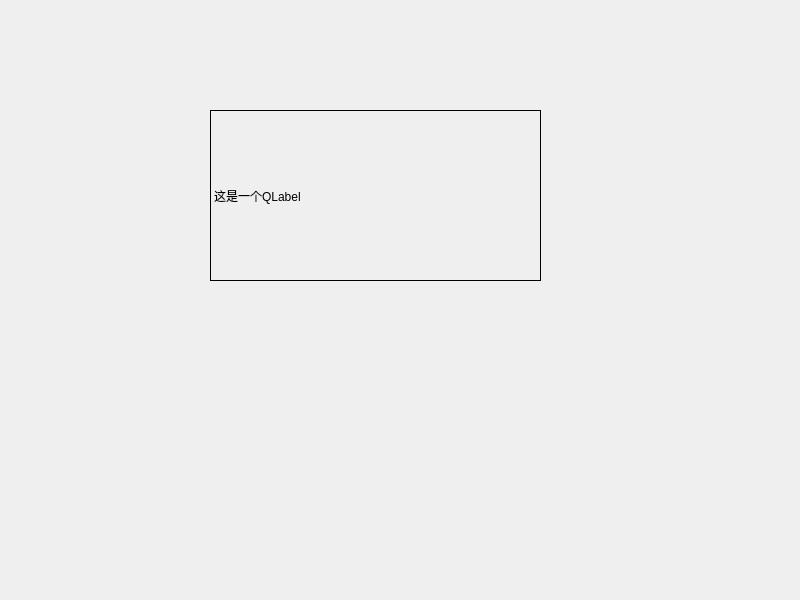
<?xml version="1.0" encoding="UTF-8"?>
<ui version="4.0">
 <class>Widget</class>
 <widget class="QWidget" name="Widget">
  <property name="geometry">
   <rect>
    <x>0</x>
    <y>0</y>
    <width>800</width>
    <height>600</height>
   </rect>
  </property>
  <property name="windowTitle">
   <string>Widget</string>
  </property>
  <widget class="Label" name="label">
   <property name="geometry">
    <rect>
     <x>210</x>
     <y>110</y>
     <width>331</width>
     <height>171</height>
    </rect>
   </property>
   <property name="frameShape">
    <enum>QFrame::Box</enum>
   </property>
   <property name="text">
    <string>这是一个QLabel</string>
   </property>
  </widget>
 </widget>
 <customwidgets>
  <customwidget>
   <class>Label</class>
   <extends>QLabel</extends>
   <header>label.h</header>
  </customwidget>
 </customwidgets>
 <resources/>
 <connections/>
</ui>
